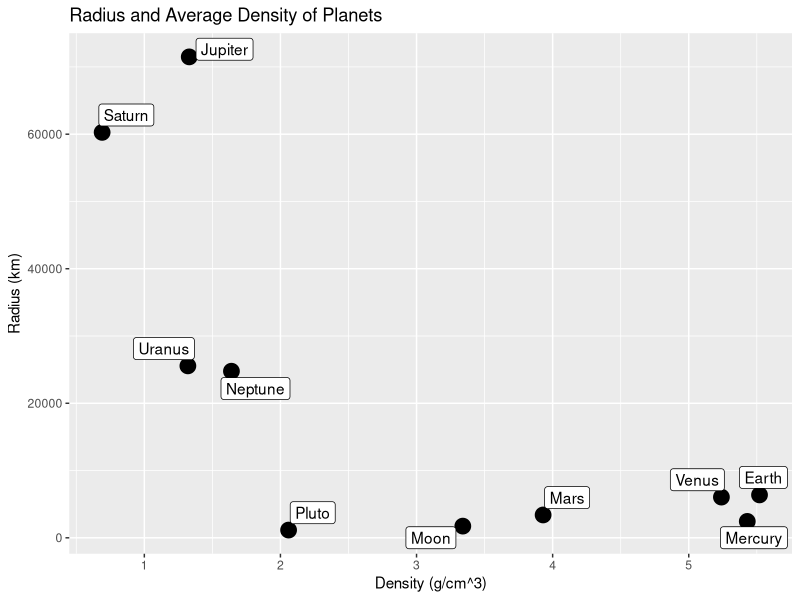
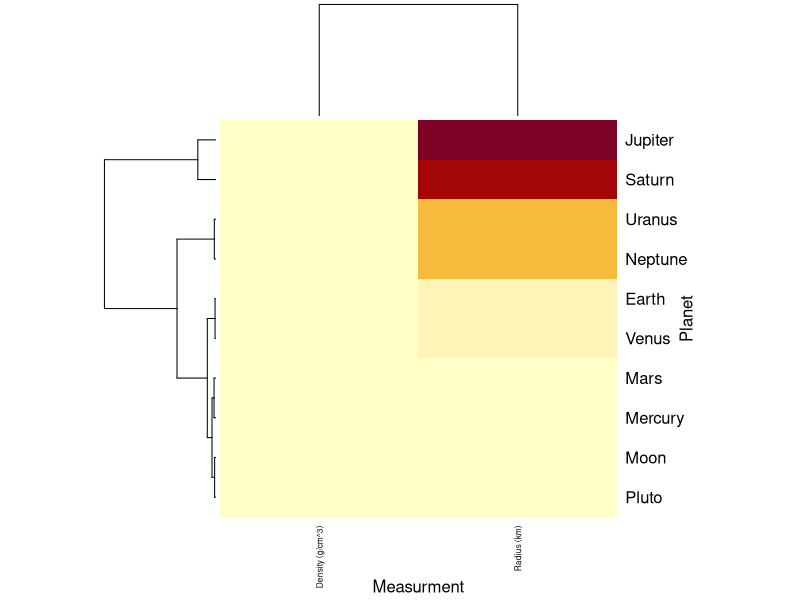
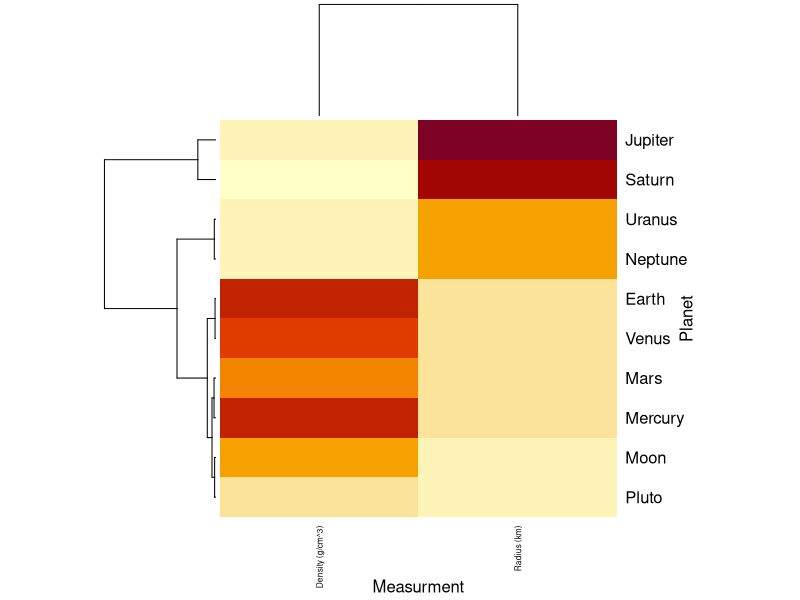
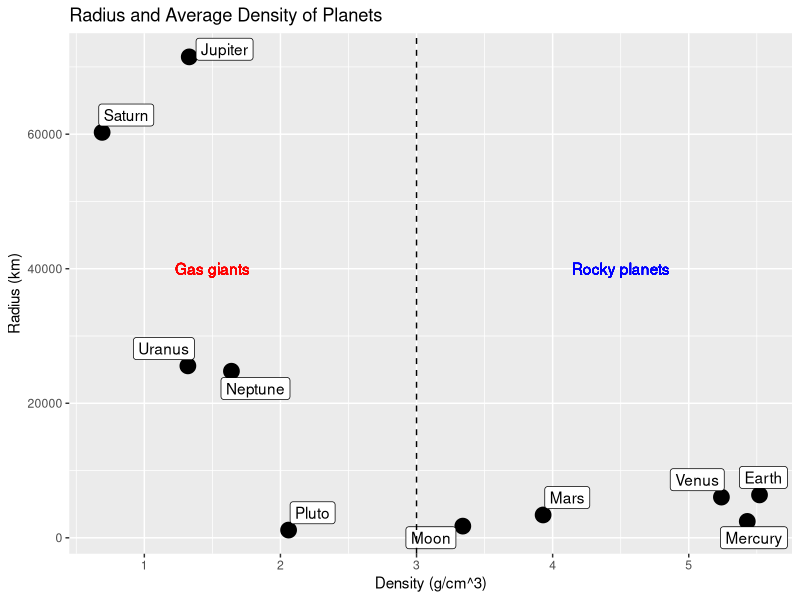
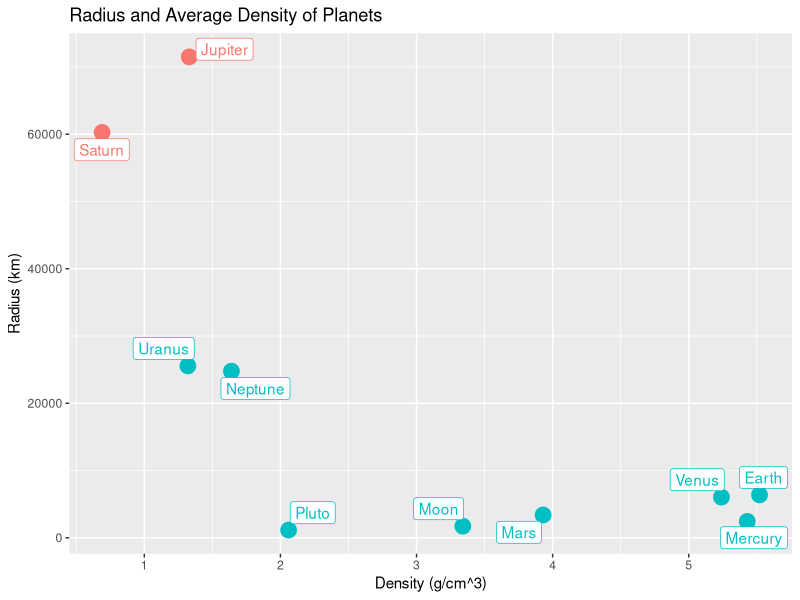
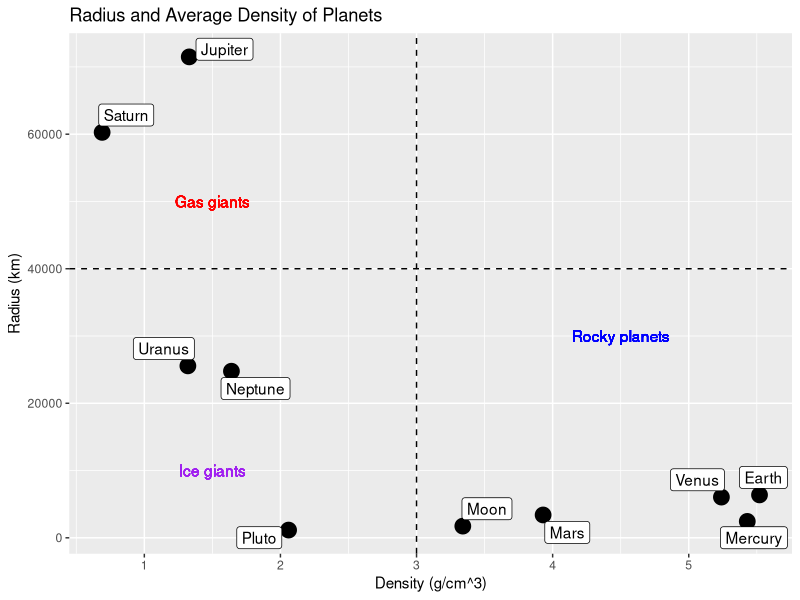
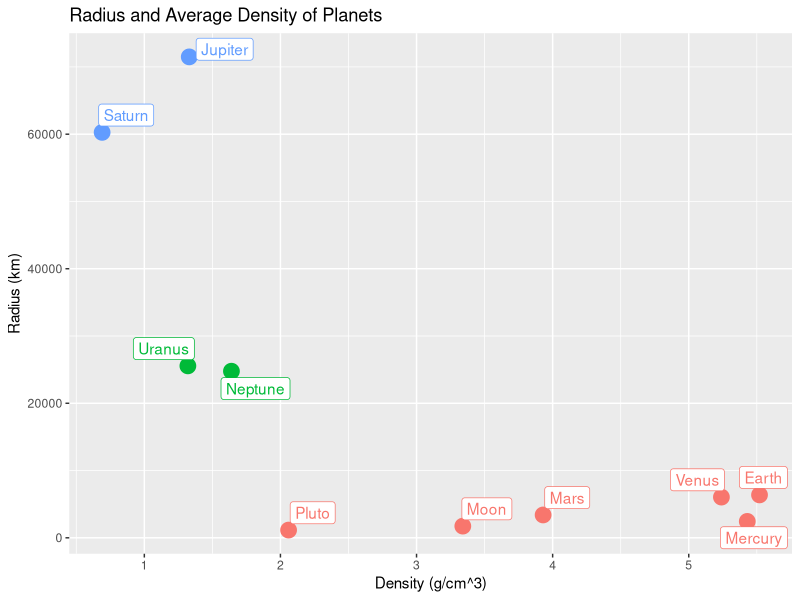
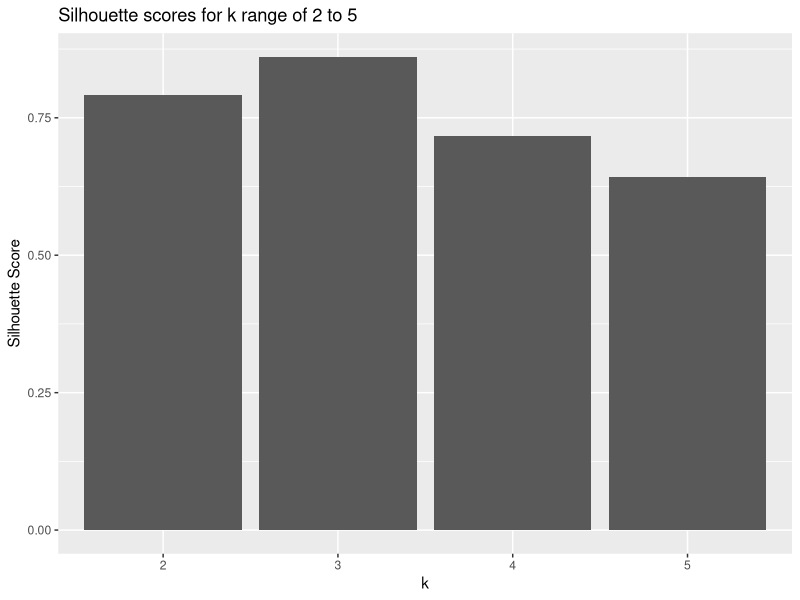

Recreate these plots in R, in order.
## ---- chunk 1
knitr::opts_chunk$set(echo = TRUE)
## ---- chunk 2
# # define packages to install
# pkg_list = c('ggplot2', 'ggrepel', 'cluster', 'readxl') 
# install.packages(pkg_list) # install packages
## ---- chunk 3
library(ggplot2) # a popular plotting library
library(ggrepel) # an extension on ggplot2 for 
library(cluster) # a utility for clustering techniques (e.g. silhouette function)
library(readxl) # a utility for reading excel files
## ---- chunk 4
planet_data = read.csv("planets.csv") # reading in the planet data
planet_data
colnames(planet_data) = c("name", "density","rad") # setting new, simpler column names
planet_plot = ggplot(planet_data, aes(x = density, y = rad, label = name)) +
  geom_point(size = 5) + geom_label_repel(aes(label = name)) + 
  ggtitle("Radius and Average Density of Planets") +
  xlab("Density (g/cm^3)") + ylab("Radius (km)")
planet_plot # visualizing data
## ---- chunk 5
# subset the data frame to only the numeric values
numeric_planet_data = as.matrix(planet_data[,c("density","rad")]) 

# visualize data after hierarchical clustering
heatmap(numeric_planet_data, Colv=F, scale='none',
        labCol = c("Density (g/cm^3)", "Radius (km)"),
        labRow = planet_data[,1],
        xlab = "Measurment", ylab = "Planet", cexCol = .6)
## ---- chunk 6
# standardize columns
heatmap(numeric_planet_data, Colv=F, scale = "col",
        labCol = c("Density (g/cm^3)", "Radius (km)"),
        labRow = planet_data[,1],
        xlab = "Measurment", ylab = "Planet",cexCol = .6)
## ---- chunk 7
a = c(2,8,1,6)
b = c(5,8,4,8)
## ---- chunk 8
vector_diff = a - b
square_diff = vector_diff^2
sum_square_diff = sum(square_diff)
euclid = sqrt(sum_square_diff)
euclid
## ---- chunk 9
euclid = norm(vector_diff, type = "2")
euclid
## ---- chunk 10
correlation_distance = 1 - cor(a,b)
correlation_distance
## ---- chunk 11
planet_plot + 
  geom_vline(xintercept=3, linetype="dashed", color = "black") +
  geom_text(label = "Gas giants", x = 1.5, y = 40000, color = "red") +
  geom_text(label = "Rocky planets", x = 4.5, y = 40000, color = "blue")
## ---- chunk 12
k_2_idents = kmeans(numeric_planet_data, centers = 2) # run k-means with k = 2
idents_2 = as.factor(k_2_idents[["cluster"]]) # convert output to categorical variable
planet_data$idents_2 = idents_2 # add clustering info to planet_data
ggplot(planet_data, aes(x = density, y = rad, label = name, color = idents_2)) +
  geom_point(size = 5) + geom_label_repel(aes(label = name)) + 
  ggtitle("Radius and Average Density of Planets") +
  xlab("Density (g/cm^3)") + ylab("Radius (km)") +
  theme(legend.position = "none")
## ---- chunk 13
planet_plot + 
  geom_vline(xintercept=3, linetype="dashed", color = "black") +
  geom_hline(yintercept = 40000, linetype="dashed", color = "black") +
  geom_text(label = "Gas giants", x = 1.5, y = 50000, color = "red") +
  geom_text(label = "Ice giants", x = 1.5, y = 10000, color = "purple") +
  geom_text(label = "Rocky planets", x = 4.5, y = 30000, color = "blue")
## ---- chunk 14
k_3_idents = kmeans(as.matrix(planet_data[,2:3]), centers = 3, nstart=25)
idents_3 = as.factor(k_3_idents[["cluster"]]) 
# add an additional column to planet_data with the clustering generated by kmeans
planet_data$idents_3 = idents_3 

ggplot(planet_data, aes(x = density, y = rad, label = name, color = idents_3)) +
  geom_point(size = 5) + geom_label_repel(aes(label = name)) + 
  ggtitle("Radius and Average Density of Planets") +
  xlab("Density (g/cm^3)")+
  ylab("Radius (km)") + 
  theme(legend.position = "none")
## ---- chunk 15
# define a function to determine the silhouette score
silhouette_score <- function(k_list, num_data, 
                             dist_method="euclidean", cor_method="pearson") {
  unlist(lapply(k_list, function(k){
  # run kmeans for a given value of k
  k_means <- kmeans(num_data, centers = k, nstart=25) 
  # generate silhouette values for each cluster
  if (dist_method=="cor") {
    dist_data <- as.dist(1 - cor(t(num_data), use = "pairwise.complete.obs",
                                 method = cor_method))
    silhouette_out <- silhouette(k_means$cluster, dist_data) 
  }
  else {
    silhouette_out <- silhouette(k_means$cluster, 
                                 dist(num_data, method=dist_method)) 
  }
  
  # convert the output of the silhouette function into a matrix
  sil_mat = matrix(silhouette_out,ncol = 3) 
  # subset the matrix to the silhouette scores
  sil_mat = sil_mat[,3] 
  # return the mean of slihouette values (silhouette score)
  return(mean(sil_mat)) 
  }))
}
## ---- chunk 16
k1 = 2; k2 = 5 # define k range of interst as [k1, k2]

# create a data frame with values of k and their associated silhouette scores
silhouette_df = data.frame(clusts = as.factor(k1:k2), 
                           score = silhouette_score(k1:k2, numeric_planet_data))

# visualize how the silhouette score changes with k
ggplot(silhouette_df, aes(x = clusts, y = score)) +
  geom_bar(stat = "identity") +
  ggtitle(sprintf("Silhouette scores for k range of %d to %d", k1, k2)) +
  xlab("k") + ylab("Silhouette Score") + 
  theme(legend.position = "none")
## ---- chunk 17
fram = read_excel("frmgham.xls") # reads data from an excel file
# create a list of columns to subset 
subset_vars = c('HOSPMI','TOTCHOL','SYSBP','DIABP','BMI','HEARTRTE','GLUCOSE','HDLC','LDLC') 
fram_health = fram[,subset_vars] # subset the object to the defined columns
head(fram_health) # display the first several rows of the subset data
## ---- chunk 18
rm_fram = apply(fram_health, MARGIN = 1, function(x){
  na_fram = is.na(x) # find a vector of all NA values in the row
  rm_row = any(na_fram) # find indices of rows containig NA values
  return(!rm_row) # indices of rows without NA values
})
fram_health = fram_health[rm_fram,] # subset to rows without NA values
fram_health = fram_health[1:50,] # subset to the first 50 rows
hospmi_vec = as.vector(fram_health$HOSPMI) # converts the HOSPMI column to a vector
heart_attack = factor(hospmi_vec); # converts HOSPMI into a categorical variable
levels(heart_attack) = c("No","Yes") # labels the categories
fram_health_data = fram_health[,2:ncol(fram_health)] # removes HOSPMI from the data frame
fram_health_data = as.matrix(fram_health_data) # converts the data frame to a matrix
head(fram_health_data) # display the first several rows of the matrix
## ---- chunk 19
heatmap(fram_health_data, Colv=F, scale = "col", labRow = heart_attack, 
        xlab = "Variable", ylab = "Patient", cexCol = .6)
## ---- chunk 20
cols.cor <- cor(fram_health_data, use = "pairwise.complete.obs",
                method = "pearson") # finds the pearson correlation between columns
rows.cor <- cor(t(fram_health_data), use = "pairwise.complete.obs",
                method = "pearson") # finds the pearson correlation between rows
hclust.col <- hclust(as.dist(1-cols.cor)) # hierarchical clustering on columns
hclust.row <- hclust(as.dist(1-rows.cor)) # hierarchical clustering on columns
heatmap(fram_health_data, scale = "col", labRow = heart_attack, 
        xlab = "Variable", ylab = "Patient",
        Colv = as.dendrogram(hclust.col), Rowv = as.dendrogram(hclust.row))
## ---- chunk 21
fram_chol = fram_health[,c('HOSPMI','TOTCHOL','LDLC')]
## ---- chunk 22
k1 = 2; k2 = 10 # define k range as [2, 10]

# calculate silhouette scores for k range of interest
silhouette_df = data.frame(clusts = as.factor(k1:k2), 
                           score = silhouette_score(k1:k2, fram_chol))

ggplot(silhouette_df, aes(x = clusts, y = score)) +
  geom_bar(stat = "identity") +
  ggtitle(sprintf("Silhouette scores for k = %d to %d", k1, k2)) +
  xlab("Cluster") + ylab("Score") + 
  theme(legend.position = "none")
## ---- chunk 23
fram_chol_sub = fram_chol[,c("TOTCHOL","LDLC")] # subset to cholesterol and LDLC
fram_chol_sub = as.matrix(fram_chol_sub) # convert to a numeric matrix
k_2_idents = kmeans(fram_chol_sub, centers = 2) # apply k-means with k = 2
df = data.frame(fram_chol, Clusters = as.factor(k_2_idents$cluster)) # data frame to plot

ggplot(df, aes(x = TOTCHOL, y = LDLC, color = Clusters)) +
  geom_point(size = 2) +
  ggtitle("K-means Clustering of Framingham data (k = 2)") +
  xlab("Total Cholesterol") + ylab("LDLC") +
  theme(legend.position = "none")
## ---- chunk 24
pca_out = prcomp(fram_health_data, scale = TRUE) # run PCA
coeff = pca_out$rotation
head(coeff)
## ---- chunk 25
score =  pca_out$x
head(score)
## ---- chunk 26
variance = pca_out$sdev^2 # calculate variance
prop_variance = 100 * variance/sum(variance) # calculate % variance explained by each PC
pcs = paste0("PC_", 1:length(prop_variance)) # generate a vector of PC names (PC_1, PC_2, ... )

# create a data frame with the principal component names and variance data
pca_var_df = data.frame(PC = pcs, Variance = prop_variance) 
ggplot(pca_var_df, aes(x = PC, y = Variance)) +
  geom_bar(stat = "identity") +
  ggtitle("Variance explained by Principal Component") +
  xlab("PC") + ylab("Variance Explained (%)") + 
  theme(legend.position = "none")
## ---- chunk 27
# create a data frame with the first two PCs and heart attack information
pca_df = data.frame(PC1 = score[,1], PC2 = score[,2], heart_attack = heart_attack) 

# visualize PC1 vs. PC2
ggplot(pca_df, aes(x = PC1, y = PC2, color = heart_attack)) +
  geom_point(size = 3) + labs(color = "Heart attack") +
  ggtitle("PCA of Framingham data")
## ---- chunk 28
sort(abs(coeff[,"PC1"]), decreasing = TRUE)
